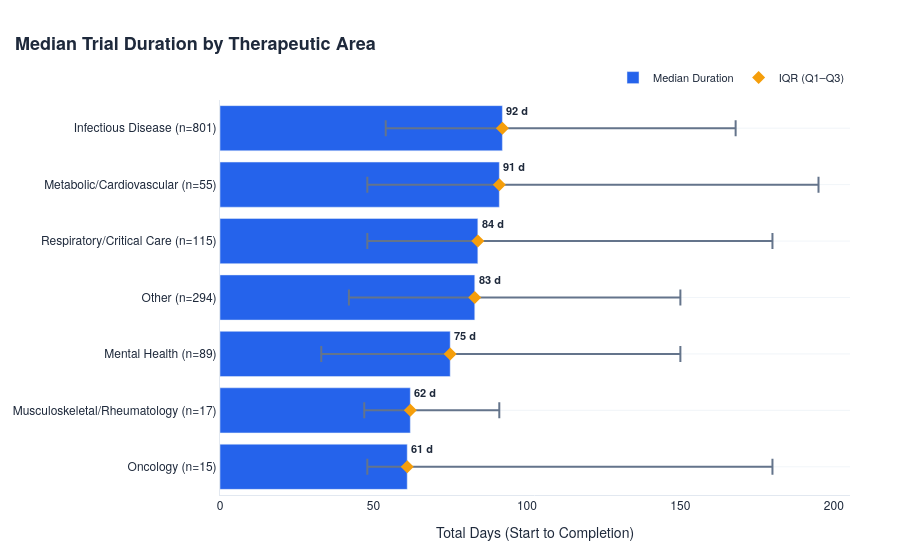

Notebook code cell kept with this figure:
### Code cell
# 1. Prepare and sort data by median duration (Slowest to Fastest)
df_plot_area = df_5b.sort_values('duration_median', ascending=True)

# Create labels with sample size (n) for statistical context
df_plot_area['y_label'] = df_plot_area.apply(
    lambda r: f"{r['therapeutic_area']} (n={int(r['n_trials'])})", axis=1
)

fig = go.Figure()

# --- Trace 1: Median Bars ---
fig.add_trace(go.Bar(
    y=df_plot_area['y_label'],
    x=df_plot_area['duration_median'],
    orientation='h',
    marker_color=COLORS['primary'],
    name='Median Duration',
    hovertemplate="<b>%{y}</b><br>Median: %{x} days<extra></extra>"
))

# --- Trace 2: IQR Error Bars ---
fig.add_trace(go.Scatter(
    y=df_plot_area['y_label'],
    x=df_plot_area['duration_median'],
    error_x=dict(
        type='data',
        symmetric=False,
        array=(df_plot_area['duration_q3'] - df_plot_area['duration_median']).tolist(),
        arrayminus=(df_plot_area['duration_median'] - df_plot_area['duration_q1']).tolist(),
        color=COLORS['secondary'],
        thickness=2,
        width=8
    ),
    mode='markers',
    marker=dict(size=10, color=COLORS['accent'], symbol='diamond'),
    name='IQR (Q1–Q3)',
    hovertemplate="<b>IQR Range</b><br>Q1: %{customdata[0]} d<br>Q3: %{customdata[1]} d<extra></extra>",
    customdata=df_plot_area[['duration_q1', 'duration_q3']]
))

# --- Step 3: Add Offset Annotations ---
for i, row in df_plot_area.iterrows():
    fig.add_annotation(
        x=row['duration_median'],
        y=row['y_label'],
        text=f"<b>{row['duration_median']:,.0f} d</b>",
        showarrow=False,
        yshift=18, 
        xshift=15,
        xanchor='center',
        font=dict(size=11, color=COLORS['dark'])
    )

# Final Styling
style_fig(fig, title='<b> Median Trial Duration by Therapeutic Area</b>', height=550)
fig.update_xaxes(title_text='Total Days (Start to Completion)')
fig.update_layout(
    margin=dict(l=220, r=50, t=100, b=50),
    legend=dict(orientation='h', yanchor='bottom', y=1.02, xanchor='right', x=1)
)

fig.show()

### Figure 1 — Plotly figure (JSON) as saved in the notebook; plotly's stock layout.template omitted (floating-point values rounded to 4 significant figures)
{"data": [{"hovertemplate": "<b>%{y}</b><br>Median: %{x} days<extra></extra>", "marker": {"color": "#2563EB"}, "name": "Median Duration", "orientation": "h", "type": "bar", "x": [61, 62, 75, 83, 84, 91, 92], "y": ["Oncology (n=15)", "Musculoskeletal/Rheumatology (n=17)", "Mental Health (n=89)", "Other (n=294)", "Respiratory/Critical Care (n=115)", "Metabolic/Cardiovascular (n=55)", "Infectious Disease (n=801)"]}, {"customdata": [[48, 180], [47, 91], [33, 150], [42, 150], [48, 180], [48, 195], [54, 168]], "error_x": {"array": [119, 29, 75, 67, 96, 104, 76], "arrayminus": [13, 15, 42, 41, 36, 43, 38], "color": "#64748B", "symmetric": false, "thickness": 2, "type": "data", "width": 8}, "hovertemplate": "<b>IQR Range</b><br>Q1: %{customdata[0]} d<br>Q3: %{customdata[1]} d<extra></extra>", "marker": {"color": "#F59E0B", "size": 10, "symbol": "diamond"}, "mode": "markers", "name": "IQR (Q1–Q3)", "type": "scatter", "x": [61, 62, 75, 83, 84, 91, 92], "y": ["Oncology (n=15)", "Musculoskeletal/Rheumatology (n=17)", "Mental Health (n=89)", "Other (n=294)", "Respiratory/Critical Care (n=115)", "Metabolic/Cardiovascular (n=55)", "Infectious Disease (n=801)"]}], "layout": {"annotations": [{"font": {"color": "#1E293B", "size": 11}, "showarrow": false, "text": "<b>61 d</b>", "x": 61, "xanchor": "center", "xshift": 15, "y": "Oncology (n=15)", "yshift": 18}, {"font": {"color": "#1E293B", "size": 11}, "showarrow": false, "text": "<b>62 d</b>", "x": 62, "xanchor": "center", "xshift": 15, "y": "Musculoskeletal/Rheumatology (n=17)", "yshift": 18}, {"font": {"color": "#1E293B", "size": 11}, "showarrow": false, "text": "<b>75 d</b>", "x": 75, "xanchor": "center", "xshift": 15, "y": "Mental Health (n=89)", "yshift": 18}, {"font": {"color": "#1E293B", "size": 11}, "showarrow": false, "text": "<b>83 d</b>", "x": 83, "xanchor": "center", "xshift": 15, "y": "Other (n=294)", "yshift": 18}, {"font": {"color": "#1E293B", "size": 11}, "showarrow": false, "text": "<b>84 d</b>", "x": 84, "xanchor": "center", "xshift": 15, "y": "Respiratory/Critical Care (n=115)", "yshift": 18}, {"font": {"color": "#1E293B", "size": 11}, "showarrow": false, "text": "<b>91 d</b>", "x": 91, "xanchor": "center", "xshift": 15, "y": "Metabolic/Cardiovascular (n=55)", "yshift": 18}, {"font": {"color": "#1E293B", "size": 11}, "showarrow": false, "text": "<b>92 d</b>", "x": 92, "xanchor": "center", "xshift": 15, "y": "Infectious Disease (n=801)", "yshift": 18}], "font": {"color": "#1E293B", "family": "Helvetica Neue", "size": 12}, "height": 550, "legend": {"bgcolor": "rgba(0,0,0,0)", "font": {"size": 11}, "orientation": "h", "x": 1, "xanchor": "right", "y": 1.02, "yanchor": "bottom"}, "margin": {"b": 50, "l": 220, "r": 50, "t": 100}, "paper_bgcolor": "white", "plot_bgcolor": "white", "showlegend": true, "title": {"font": {"color": "#1E293B", "family": "Helvetica Neue", "size": 18}, "pad": {"l": 10, "t": 10}, "text": "<b> Median Trial Duration by Therapeutic Area</b>", "x": 0, "xanchor": "left"}, "xaxis": {"linecolor": "#E2E8F0", "linewidth": 1, "showgrid": false, "title": {"text": "Total Days (Start to Completion)"}}, "yaxis": {"gridcolor": "#F1F5F9", "linecolor": "#E2E8F0", "linewidth": 1, "showgrid": true}}}
